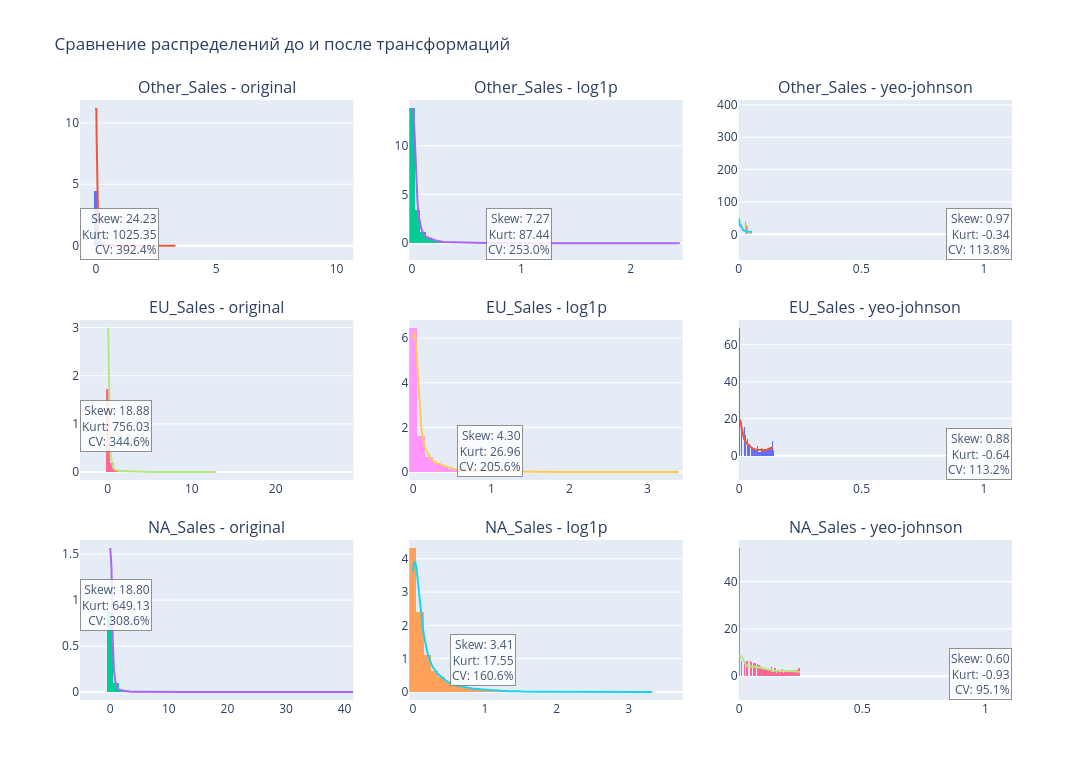

The cell this chart's notebook holds for it:
### Markdown cell above
## Сравнение "до и после" (Plotly)

Сделаем сравнительные гистограммы + KDE для выбранных 3 признаков:
- колонка 1: original
- колонка 2: log1p
- колонка 3: yeo-johnson

Так проще увидеть, стало ли распределение более "ровным".

### Code cell
def transform_series(x, kind):
    x = np.asarray(x, dtype=float)
    if kind == "original":
        return x
    if kind == "log1p":
        return np.log1p(x)
    if kind == "sqrt":
        return np.sqrt(x)
    if kind == "yeo-johnson":
        pt = PowerTransformer(method="yeo-johnson", standardize=False)
        return pt.fit_transform(x.reshape(-1, 1)).ravel()
    raise ValueError("unknown")

kinds = ["original", "log1p", "yeo-johnson"]
fig2 = make_subplots(
    rows=len(top_features), cols=len(kinds),
    subplot_titles=[f"{c} - {k}" for c in top_features for k in kinds],
    horizontal_spacing=0.06, vertical_spacing=0.1
)

for r, c in enumerate(top_features, start=1):
    x0 = df_num[c].astype(float).values
    for col, k in enumerate(kinds, start=1):
        x = transform_series(x0, k)
        fig2.add_trace(go.Histogram(x=x, nbinsx=60, histnorm="probability density", showlegend=False), row=r, col=col)
        xs, ys = kde_line(x)
        if xs is not None:
            fig2.add_trace(go.Scatter(x=xs, y=ys, mode="lines", showlegend=False), row=r, col=col)
        
        # metrics annotation
        skv, kuv, cvv = metrics(x)
        fig2.add_annotation(
            x=0.98, y=0.95, xref=f"x{(r-1)*len(kinds)+col}", yref=f"y{(r-1)*len(kinds)+col}",
            text=f"Skew: {skv:.2f}<br>Kurt: {kuv:.2f}<br>CV: {cvv:.1f}%",
            showarrow=False, align="right",
            bordercolor="gray", borderwidth=1, bgcolor="white", opacity=0.85
        )

fig2.update_layout(height=260*len(top_features), width=1100, title="Сравнение распределений до и после трансформаций")
fig2.show()

### Figure 1 — Plotly figure (JSON) as saved in the notebook; plotly's stock layout.template omitted (floating-point values rounded to 4 significant figures; data arrays with more than 128 entries replaced by an {"elided": "..."} marker saying what was removed)
{"data": [{"histnorm": "probability density", "nbinsx": 60, "showlegend": false, "type": "histogram", "x": {"elided": "16598 float values"}, "xaxis": "x", "yaxis": "y"}, {"mode": "lines", "showlegend": false, "type": "scatter", "x": {"elided": "200 float values"}, "xaxis": "x", "y": {"elided": "200 float values"}, "yaxis": "y"}, {"histnorm": "probability density", "nbinsx": 60, "showlegend": false, "type": "histogram", "x": {"elided": "16598 float values"}, "xaxis": "x2", "yaxis": "y2"}, {"mode": "lines", "showlegend": false, "type": "scatter", "x": {"elided": "200 float values"}, "xaxis": "x2", "y": {"elided": "200 float values"}, "yaxis": "y2"}, {"histnorm": "probability density", "nbinsx": 60, "showlegend": false, "type": "histogram", "x": {"elided": "16598 float values"}, "xaxis": "x3", "yaxis": "y3"}, {"mode": "lines", "showlegend": false, "type": "scatter", "x": {"elided": "200 float values"}, "xaxis": "x3", "y": {"elided": "200 float values"}, "yaxis": "y3"}, {"histnorm": "probability density", "nbinsx": 60, "showlegend": false, "type": "histogram", "x": {"elided": "16598 float values"}, "xaxis": "x4", "yaxis": "y4"}, {"mode": "lines", "showlegend": false, "type": "scatter", "x": {"elided": "200 float values"}, "xaxis": "x4", "y": {"elided": "200 float values"}, "yaxis": "y4"}, {"histnorm": "probability density", "nbinsx": 60, "showlegend": false, "type": "histogram", "x": {"elided": "16598 float values"}, "xaxis": "x5", "yaxis": "y5"}, {"mode": "lines", "showlegend": false, "type": "scatter", "x": {"elided": "200 float values"}, "xaxis": "x5", "y": {"elided": "200 float values"}, "yaxis": "y5"}, {"histnorm": "probability density", "nbinsx": 60, "showlegend": false, "type": "histogram", "x": {"elided": "16598 float values"}, "xaxis": "x6", "yaxis": "y6"}, {"mode": "lines", "showlegend": false, "type": "scatter", "x": {"elided": "200 float values"}, "xaxis": "x6", "y": {"elided": "200 float values"}, "yaxis": "y6"}, {"histnorm": "probability density", "nbinsx": 60, "showlegend": false, "type": "histogram", "x": {"elided": "16598 float values"}, "xaxis": "x7", "yaxis": "y7"}, {"mode": "lines", "showlegend": false, "type": "scatter", "x": {"elided": "200 float values"}, "xaxis": "x7", "y": {"elided": "200 float values"}, "yaxis": "y7"}, {"histnorm": "probability density", "nbinsx": 60, "showlegend": false, "type": "histogram", "x": {"elided": "16598 float values"}, "xaxis": "x8", "yaxis": "y8"}, {"mode": "lines", "showlegend": false, "type": "scatter", "x": {"elided": "200 float values"}, "xaxis": "x8", "y": {"elided": "200 float values"}, "yaxis": "y8"}, {"histnorm": "probability density", "nbinsx": 60, "showlegend": false, "type": "histogram", "x": {"elided": "16598 float values"}, "xaxis": "x9", "yaxis": "y9"}, {"mode": "lines", "showlegend": false, "type": "scatter", "x": {"elided": "200 float values"}, "xaxis": "x9", "y": {"elided": "200 float values"}, "yaxis": "y9"}], "layout": {"annotations": [{"font": {"size": 16}, "showarrow": false, "text": "Other_Sales - original", "x": 0.1467, "xanchor": "center", "xref": "paper", "y": 1, "yanchor": "bottom", "yref": "paper"}, {"font": {"size": 16}, "showarrow": false, "text": "Other_Sales - log1p", "x": 0.5, "xanchor": "center", "xref": "paper", "y": 1, "yanchor": "bottom", "yref": "paper"}, {"font": {"size": 16}, "showarrow": false, "text": "Other_Sales - yeo-johnson", "x": 0.8533, "xanchor": "center", "xref": "paper", "y": 1, "yanchor": "bottom", "yref": "paper"}, {"font": {"size": 16}, "showarrow": false, "text": "EU_Sales - original", "x": 0.1467, "xanchor": "center", "xref": "paper", "y": 0.6333, "yanchor": "bottom", "yref": "paper"}, {"font": {"size": 16}, "showarrow": false, "text": "EU_Sales - log1p", "x": 0.5, "xanchor": "center", "xref": "paper", "y": 0.6333, "yanchor": "bottom", "yref": "paper"}, {"font": {"size": 16}, "showarrow": false, "text": "EU_Sales - yeo-johnson", "x": 0.8533, "xanchor": "center", "xref": "paper", "y": 0.6333, "yanchor": "bottom", "yref": "paper"}, {"font": {"size": 16}, "showarrow": false, "text": "NA_Sales - original", "x": 0.1467, "xanchor": "center", "xref": "paper", "y": 0.2667, "yanchor": "bottom", "yref": "paper"}, {"font": {"size": 16}, "showarrow": false, "text": "NA_Sales - log1p", "x": 0.5, "xanchor": "center", "xref": "paper", "y": 0.2667, "yanchor": "bottom", "yref": "paper"}, {"font": {"size": 16}, "showarrow": false, "text": "NA_Sales - yeo-johnson", "x": 0.8533, "xanchor": "center", "xref": "paper", "y": 0.2667, "yanchor": "bottom", "yref": "paper"}, {"align": "right", "bgcolor": "white", "bordercolor": "gray", "borderwidth": 1, "opacity": 0.85, "showarrow": false, "text": "Skew: 24.23<br>Kurt: 1025.35<br>CV: 392.4%", "x": 0.98, "xref": "x", "y": 0.95, "yref": "y"}, {"align": "right", "bgcolor": "white", "bordercolor": "gray", "borderwidth": 1, "opacity": 0.85, "showarrow": false, "text": "Skew: 7.27<br>Kurt: 87.44<br>CV: 253.0%", "x": 0.98, "xref": "x2", "y": 0.95, "yref": "y2"}, {"align": "right", "bgcolor": "white", "bordercolor": "gray", "borderwidth": 1, "opacity": 0.85, "showarrow": false, "text": "Skew: 0.97<br>Kurt: -0.34<br>CV: 113.8%", "x": 0.98, "xref": "x3", "y": 0.95, "yref": "y3"}, {"align": "right", "bgcolor": "white", "bordercolor": "gray", "borderwidth": 1, "opacity": 0.85, "showarrow": false, "text": "Skew: 18.88<br>Kurt: 756.03<br>CV: 344.6%", "x": 0.98, "xref": "x4", "y": 0.95, "yref": "y4"}, {"align": "right", "bgcolor": "white", "bordercolor": "gray", "borderwidth": 1, "opacity": 0.85, "showarrow": false, "text": "Skew: 4.30<br>Kurt: 26.96<br>CV: 205.6%", "x": 0.98, "xref": "x5", "y": 0.95, "yref": "y5"}, {"align": "right", "bgcolor": "white", "bordercolor": "gray", "borderwidth": 1, "opacity": 0.85, "showarrow": false, "text": "Skew: 0.88<br>Kurt: -0.64<br>CV: 113.2%", "x": 0.98, "xref": "x6", "y": 0.95, "yref": "y6"}, {"align": "right", "bgcolor": "white", "bordercolor": "gray", "borderwidth": 1, "opacity": 0.85, "showarrow": false, "text": "Skew: 18.80<br>Kurt: 649.13<br>CV: 308.6%", "x": 0.98, "xref": "x7", "y": 0.95, "yref": "y7"}, {"align": "right", "bgcolor": "white", "bordercolor": "gray", "borderwidth": 1, "opacity": 0.85, "showarrow": false, "text": "Skew: 3.41<br>Kurt: 17.55<br>CV: 160.6%", "x": 0.98, "xref": "x8", "y": 0.95, "yref": "y8"}, {"align": "right", "bgcolor": "white", "bordercolor": "gray", "borderwidth": 1, "opacity": 0.85, "showarrow": false, "text": "Skew: 0.60<br>Kurt: -0.93<br>CV: 95.1%", "x": 0.98, "xref": "x9", "y": 0.95, "yref": "y9"}], "height": 780, "title": {"text": "Сравнение распределений до и после трансформаций"}, "width": 1100, "xaxis": {"anchor": "y", "domain": [0, 0.2933]}, "xaxis2": {"anchor": "y2", "domain": [0.3533, 0.6467]}, "xaxis3": {"anchor": "y3", "domain": [0.7067, 1]}, "xaxis4": {"anchor": "y4", "domain": [0, 0.2933]}, "xaxis5": {"anchor": "y5", "domain": [0.3533, 0.6467]}, "xaxis6": {"anchor": "y6", "domain": [0.7067, 1]}, "xaxis7": {"anchor": "y7", "domain": [0, 0.2933]}, "xaxis8": {"anchor": "y8", "domain": [0.3533, 0.6467]}, "xaxis9": {"anchor": "y9", "domain": [0.7067, 1]}, "yaxis": {"anchor": "x", "domain": [0.7333, 1]}, "yaxis2": {"anchor": "x2", "domain": [0.7333, 1]}, "yaxis3": {"anchor": "x3", "domain": [0.7333, 1]}, "yaxis4": {"anchor": "x4", "domain": [0.3667, 0.6333]}, "yaxis5": {"anchor": "x5", "domain": [0.3667, 0.6333]}, "yaxis6": {"anchor": "x6", "domain": [0.3667, 0.6333]}, "yaxis7": {"anchor": "x7", "domain": [0, 0.2667]}, "yaxis8": {"anchor": "x8", "domain": [0, 0.2667]}, "yaxis9": {"anchor": "x9", "domain": [0, 0.2667]}}}
